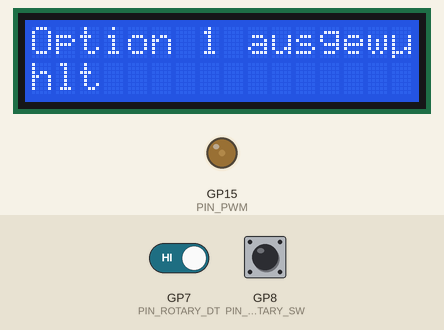
Simulated run of this program. Board: Raspberry Pi Pico running MicroPython. Shown: 16×2 character LCD, output pins drawn as LEDs (lit = HIGH). The test bench sets the inputs (shaded band); at power-on: GP7 (PIN_ROTARY_DT) HIGH, GP8 (PIN_ROTARY_SW) LOW. Library files of the repository ran but are not shown: machine_i2c_lcd.py, rotary.py.

Above: at 0.75 s.
Timing chart, 0 to 0.8 s (numbered marks = the images above; inputs shaded):
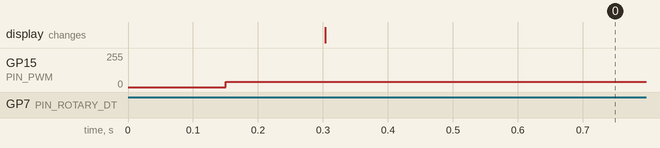

The program:

main.py
```python
import machine
import time
import math
import config as cfg
from libs.lib_lcd.machine_i2c_lcd import I2cLcd
from libs.lib_rotary.rotary import Rotary
import utils.menu as menu
import utils.user_input as user_input
import utils.settings as settings

# ===============================
# FUNCTIONS
# ===============================

def set_duty(Timer):
    # Elapsed time from start
    index = int(time.ticks_us() / 100)  # convert to index
    pwm_value = SINE_LUT[index % cfg.SINE_LUT_SIZE]
    pwm.duty_u16(pwm_value)

# ===============================
# SETUP
# ===============================

# create PWM object, set frequency(Hz) and duty(0-65535)
pwm = machine.PWM(cfg.PIN_PWM, freq=cfg.FREQ_PWM, duty_u16=0)

# create a lookup-table for a rectified sine
# the values are already calculated for the pwm duty
SINE_LUT = [int(math.sin(math.radians(i * (180/cfg.SINE_LUT_SIZE)))*65535) for i in range(cfg.SINE_LUT_SIZE)]

# init i2c
i2c = machine.I2C(0, sda=cfg.PIN_I2C_SDA, scl=cfg.PIN_I2C_SCL, freq=100000)
# Init LCD
lcd = I2cLcd(i2c, 0x27, 2, 16)

# Init PWM Timer
tim = machine.Timer(freq=cfg.FREQ_TIMER, mode=machine.Timer.PERIODIC, callback=set_duty)

menu = menu.Menu(lcd)

settings = settings.Settings(day_nom=12.3, night_nom=8.2)

user_input = user_input.UserInput(lcd, menu)

# init rotary encoder
rotary = Rotary(cfg.PIN_ROTARY_DT, cfg.PIN_ROTARY_CLK, cfg.PIN_ROTARY_SW, user_input)

voltage = 12.3
current = 1.7
power = 19.8
mode = "Tag"
menu.display_start(voltage, current, power, mode)
# ===============================
# MAIN LOOP
# ===============================

def loop():
    # Elapsed time from start
    index = int(time.ticks_us() / 100)  # convert to index

    pwm_value = SINE_LUT[index % cfg.SINE_LUT_SIZE]
    pwm.duty_u16(pwm_value)


# ===============================
# ENTRY POINT
# ===============================

def main():
    try:
        while True:
            loop()

    except Exception as e:
        print(f"An error occurred: {e}")

    finally:
        pwm.duty_u16(0)
        pwm.deinit()
        print("Execution finished.")

if __name__ == "__main__":
    main()
```

config.py
```python
import machine

# ===============================
# CONFIGURATION
# ===============================

# Pins
PIN_I2C_SCL = machine.Pin(5)
PIN_I2C_SDA = machine.Pin(4)
PIN_SPI_TX = machine.Pin(19)
PIN_SPI_SCK = machine.Pin(18)
PIN_SPI_CSn = machine.Pin(17)
PIN_SPI_RX = machine.Pin(16)
PIN_ROTARY_CLK = machine.Pin(6, machine.Pin.IN)
PIN_ROTARY_DT = machine.Pin(7, machine.Pin.IN)
PIN_ROTARY_SW = machine.Pin(8, machine.Pin.IN)
PIN_PWM = machine.Pin(15)


FREQ_PWM = 25000

SINE_LUT_SIZE = 100 # Signal samples
FREQ_SIGNAL = 100
FREQ_TIMER = FREQ_SIGNAL * SINE_LUT_SIZE
```

menu.py
```python
class Menu:
    def __init__(self, display):
        self.display = display
        self.current_menu = "main"  # Das Hauptmenü
        self.current_option = 0
        self.menus = {
            "main": {
                "options": ["Tag", "Nacht", "Aus", "Blinken", "U/I-Kennlinie", "Einstellungen"]
            },
            "settings": {
                "options": ["Helligkeit", "Sprache", "Zurück"]
            },
        }

    def display_start(self, voltage, current, power, mode):
        self.display.clear()
        self.display.putstr(str(voltage) + " V")
        self.display.putstr("       ")
        self.display.putstr(mode)
        self.display.putstr(" ")
        self.display.putstr(str(current) + " A")
        self.display.putstr("    ")
        self.display.putstr(str(power) + " W")

    def display_menu(self, current_option):
        """ Zeigt das aktuelle Menü mit der markierten Option an. """
        menu = self.menus[self.current_menu]
        options = menu["options"]

        self.current_option = current_option

        # Zeige den Titel und die beiden Optionen auf dem Display
        self.display.clear()

        # Wenn mehr als 2 Optionen vorhanden sind, zeige die zweite Zeile
        if current_option + 1 < len(options):
            self.display.putstr(options[current_option] + "\n" + options[current_option + 1])
        else:
            self.display.putstr(options[current_option])

    def navigate(self, option_number):
        """ Navigiere zu der ausgewählten Option (z.B. Untermenü aufrufen). """
        menu = self.menus[self.current_menu]
        if option_number == len(menu["options"]) - 1:  # Wenn "Zurück" oder ein spezielles Menü gewählt wird
            self.current_menu = "settings"
        else:
            self.handle_option(option_number)

    def handle_option(self, option_number):
        """ Logik für die ausgewählte Option. """
        if option_number == 0:
            self.display.clear()
            self.display.putstr("Option 1 ausgewählt")
        elif option_number == 1:
            self.display.clear()
            self.display.putstr("Option 2 ausgewählt")

    def get_current_menu(self):
        return self.current_menu, self.current_option
```

user_input.py
```python
class UserInput:
    def __init__(self, lcd_display, menu):
        self.lcd_display = lcd_display
        self.menu = menu

    def cw(self):
        self.menu.current_option = max(0, self.menu.current_option - 1)
        self.menu.display_menu(self.menu.current_option)

    def ccw(self):
        self.menu.current_option = min(len(self.menu.menus[self.menu.current_menu]["options"]) - 1, self.menu.current_option + 1)
        self.menu.display_menu(self.menu.current_option)

    def sw_press(self):
        self.menu.navigate(self.menu.current_option)

    def sw_release(self):
        print("unused yet")
```

settings.py
```python
class Settings:
    def __init__(self, day_nom, night_nom):
        self.voltage = 0.0
        self.mode = "Off"
        self.day_nom = day_nom
        self.night_nom = night_nom
        self.day_night_limit = (day_nom - night_nom) / 2 + night_nom

    def set_voltage(self, voltage):
        self.voltage = voltage
        if voltage == 0.0:
            elf.mode = "Off"
        elif voltage > self.day_night_limit:
            self.mode = "Day"
        else:
            self.mode = "Night"

    def get_voltage(self):
        return self.voltage

    def set_mode(self, mode):
        if mode == "Day":
            self.mode = "Day"
            self.voltage = self.day_nom
        elif mode == "Night":
            self.mode = "Night"
            self.voltage = self.night_nom
        else:
            self.mode = "Off"
            self.voltage = 0.0

    def get_mode(self):
        return self.mode
```
